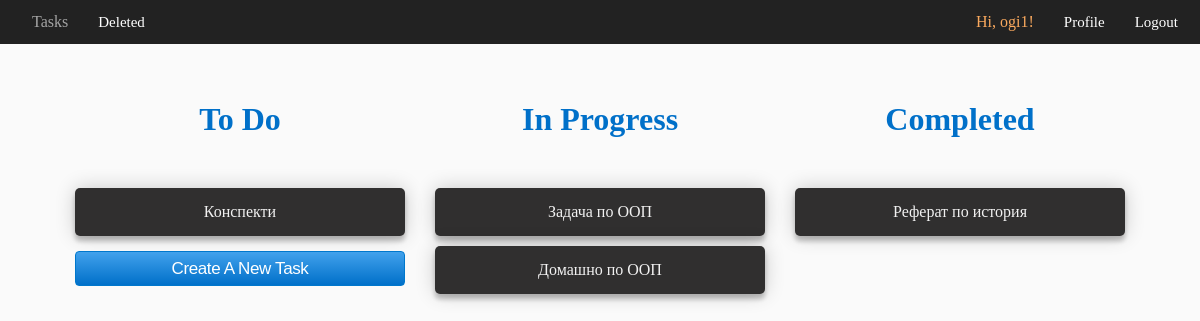
The page /tasks (signed in) on the database as committed earlier.
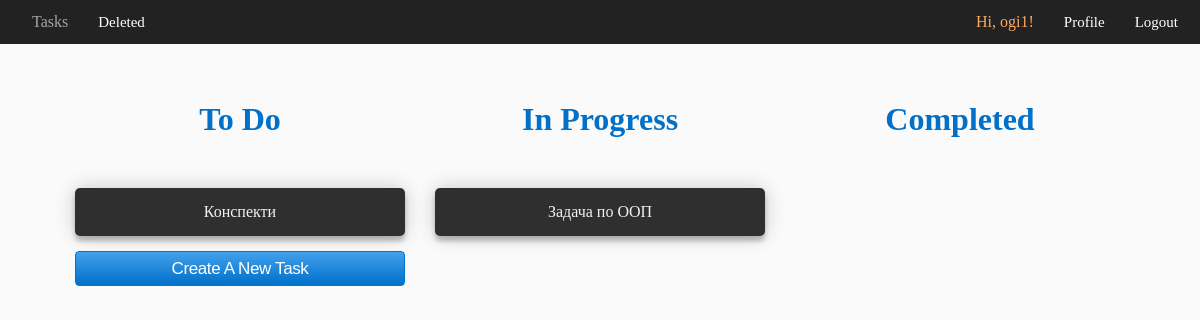
The same page on the database as committed later.
### tables this page shows
CREATE TABLE users
    (
        id INTEGER PRIMARY KEY AUTOINCREMENT,
        username TEXT,
        email TEXT,
        password TEXT
    );

CREATE TABLE tasks
    (
        id INTEGER PRIMARY KEY AUTOINCREMENT,
        title TEXT,
        description TEXT,
        deadline TEXT,
        state TEXT,
        user_id INTEGER,
        FOREIGN KEY(user_id) REFERENCES users(id)
    );

### main.py (the view)
@app.route("/tasks")
@require_login
def show_tasks():
    user = User.find_by_email(session.get("EMAIL"))
    all_to_do = Task.get_to_do(user.id)
    all_in_progress = Task.get_in_progress(user.id)
    all_completed = Task.get_completed(user.id)
    return render_template("tasks.html",
        user = user,
        all_to_do = all_to_do,
        all_in_progress = all_in_progress,
        all_completed = all_completed
    )

### database.py (called while the page is built)
    def __enter__(self):
        self.conn = sqlite3.connect(DB_NAME)
        return self.conn.cursor()

    def __exit__(self, type, value, traceback):
        self.conn.commit()

### main.py (called while the page is built)
def require_login(func):
    @wraps(func)
    def wrapper(*args, **kwargs):
        if not session.get("SIGNED_IN"):
            return redirect('/login')
        return func(*args, **kwargs)
    return wrapper

### task.py (called while the page is built)
    def get_to_do(user_id):
        with DB() as db:
            rows = db.execute('''SELECT * FROM tasks WHERE state = 0 AND user_id = ?''', (user_id,)).fetchall()
            return [Task(*row) for row in rows]

    def get_in_progress(user_id):
        with DB() as db:
            rows = db.execute('''SELECT * FROM tasks WHERE state = 1 AND user_id = ?''', (user_id,)).fetchall()
            return [Task(*row) for row in rows]

    def get_completed(user_id):
        with DB() as db:
            rows = db.execute('''SELECT * FROM tasks WHERE state = 2 AND user_id = ?''', (user_id,)).fetchall()
            return [Task(*row) for row in rows]

### user.py (called while the page is built)
    @staticmethod
    def find_by_email(email):
        if not email:
            return None
        with DB() as db:
            row = db.execute('''SELECT * FROM users WHERE email = ?''', (email,)).fetchone()
            if row:
                return User(*row)

### templates/tasks.html (shortened to what this page needs)
<!DOCTYPE html>
<html lang="en">
    <head>
        <link
            rel="stylesheet"
            href="{{ url_for('static', filename='css/style.css') }}"
        />
        <link
            rel="stylesheet"
            href="{{ url_for('static', filename='css/tasks.css') }}"
        />
    </head>
    <body id="body">
        <header>
            <nav class="navigation-bar left-nav">
                <ul>
                    <li>
                        <span class="active">Tasks</span>
                    </li>
                    <li>
                        <a href="/deleted">Deleted</a>
                    </li>
                </ul>
            </nav>
            <nav class="navigation-bar right-nav">
                <ul>
                    <li>
                        <span class="name">Hi, {{ user.username }}!</span>
                    </li>
                    <li>
                        <a href="/edit_profile/{{ user.id }}">Profile</a>
                    </li>
                    <li>
                        <a href="/logout">Logout</a>
                    </li>
                </ul>
            </nav>
        </header>
        <div class="page-content">
            <div class="split left">
                <h1>To Do</h1>
                <ul class="list">
                    {% for to_do in all_to_do %}
                    <li onclick="window.location.href='/edit_task/{{ to_do.id }}'">
                        {{ to_do.title }}
                    </li>
                    {% endfor %}
                    <li class="button-holder">
                        <button class="button" style="max-width: 330px;" onclick="window.location.href='/new_task'">
                            Create A New Task
                        </button>
                    </li>
                </ul>
            </div>
            <div class="split middle">
                <h1>In Progress</h1>
                <ul class="list">
                    {% for in_progress in all_in_progress %}
                    <li onclick="window.location.href='/edit_task/{{ in_progress.id }}'">
                        {{ in_progress.title }}
                    </li>
                    {% endfor %}
                </ul>
            </div>
            <div class="split right">
                <h1>Completed</h1>
                <ul class="list">
                    {% for completed in all_completed %}
                    <li onclick="window.location.href='/edit_task/{{ completed.id }}'">
                        {{ completed.title }}
                    </li>
                    {% endfor %}
                </ul>
            </div>
        </div>
    </body>
</html>

### static/css/style.css (style rules this page uses)
body { background: #fafafa; font-family: "San Francisco"; margin: 0 auto; }
header { display: flex; flex-direction: row; position: fixed; background: #222; padding: 0 20px; width: 100%; height: 5.5%; }
header a { align-self: center; }
.navigation-bar { display: flex; flex: 1 1 auto; justify-content: flex-end; align-self: center; margin: 1%; }
.right-nav { justify-content: flex-end; }
.left-nav { justify-content: flex-start; }
.navigation-bar ul { margin: 0; padding: 0; display: flex; flex-wrap: wrap; list-style: none; }
.navigation-bar li { padding: 0 30px 0 0; }
.navigation-bar li a { color: #fff; font-size: 15px; font-weight: 400; text-decoration: none; }
.active { color: #a5a5a5; cursor: default; }
.name { color: #faa95e; cursor: default; }
.page-content { position: fixed; margin: 0 auto; top: 5vh; height: 95vh; width: 100vw; color: #111; }
.page-content { text-align: center; }
button { font-size: 17px; line-height: 1.47059; font-weight: 400; letter-spacing: -0.022em; background-color: #0070c9; background: linear-gradient(#42a1ec, #0070c9); border: 1px solid #07c; border-radius: 4px; color: #fff; cursor: pointer; min-width: 30px; padding: 4px 15px; text-align: center; white-space: nowrap; width: 100%; margin-bottom: 20px; }

### static/css/tasks.css (style rules this page uses)
.page-content { top: 10vh; display: flex; justify-content: center; flex-wrap: wrap; margin: auto; }
.list { display: inline; list-style: none; }
.list li { color: #fff; cursor: pointer; }
.list li:not(.button-holder) { background: #302f2f; color: #f1f1f1; margin: 10px auto; max-width: 300px; max-height: max-content; border-radius: 5px; padding: 15px; box-shadow: 0 0 20px 0 rgba(0, 0, 0, 0.2), 0 5px 5px 0 rgba(0, 0, 0, 0.24); }
.button-holder { margin-top: 15px; }
.split { width: 30vw; height: 100vh; }
.split h1 { color: #0070c9; text-align: center; font-weight: bold; }
.left, .middle, .right { display: inline-block; vertical-align: top; }

Rows that differ between the two databases and show on the page:
removed tasks: title "Домашно по ООП", shown under "In Progress"
removed tasks: title "Реферат по история", shown under "Completed"
